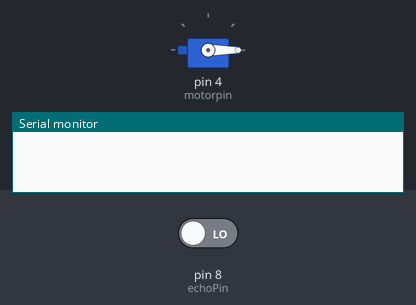
Bench run of a sketch on a simulated Arduino Uno, built with avr-gcc and run on an emulated ATmega328P. On the bench: servo, the last lines printed to the serial monitor. The inputs (shaded band) are chosen by the test bench; at power-on: pin 8 (echoPin) LOW.

Above: at 0.1 s.
At 1.2 s:
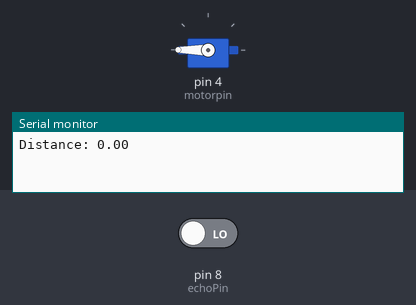
Timing chart, 0 to 2.7 s (numbered marks = the images above):
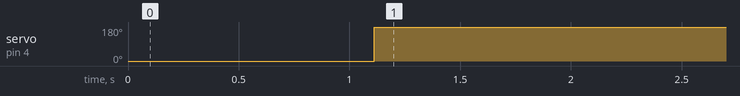

The sketch:

cv.ino
```cpp
#include <Servo.h>
const int triggerPin=12;
const int echoPin=8;
float duration;
float distance;
const int motorpin =4;
Servo servo1;
void setup()
{
pinMode(triggerPin, OUTPUT);
pinMode(echoPin,INPUT);
servo1.attach(motorpin);
servo1.write(0);

Serial.begin(9600);
}
float Ultrasonic()
{
digitalWrite(triggerPin,LOW);
delay(2);
digitalWrite(triggerPin,HIGH);
delay(10);
digitalWrite(triggerPin,LOW);
duration = pulseIn(echoPin,HIGH);
distance = (duration * 0.0343)/2;
Serial.print("Distance: ");
Serial.println(distance);
delay(100);
return distance;
}
void servo()
{
  if(!servo1.attached())
  {
    servo1.attach(motorpin);
    }
  servo1.write(360);
  }
void servoleft()
{
  if(!servo1.attached())
  {
    servo1.attach(motorpin);
    }
  servo1.write(0);
  delay(1000);
  }
void loop()
{
float d = Ultrasonic();
if(d<4)
{
  servo();
  delay(500);
  }
  else if(d>4 && d<8)
  {
    servoleft();
    delay(500);
    }
else
{
  servo1.detach();
  }
}
```

Measured:
- by itself, servo on pin 4 (motorpin): 0° → 180° at 1.1 s
